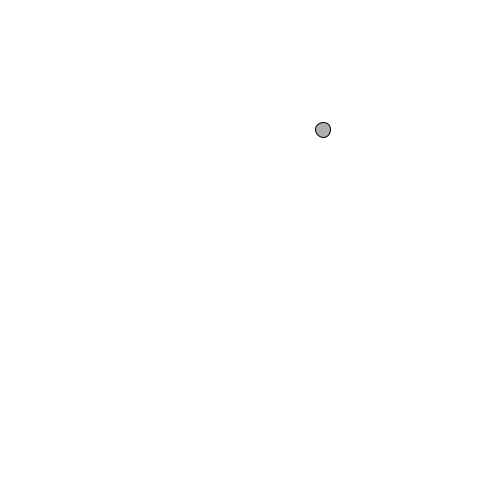
Frame 1 (no input)
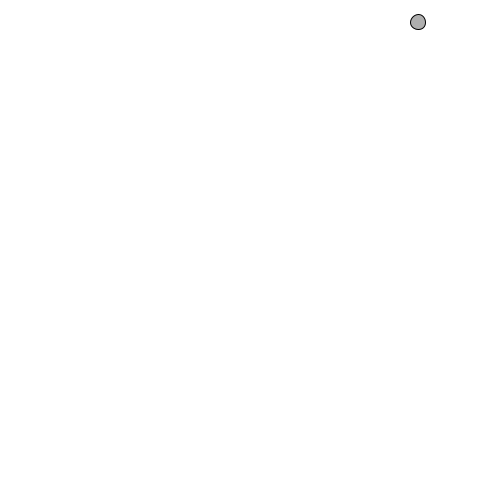
Frame 60 (the mouse pressed at the canvas centre just before this capture)
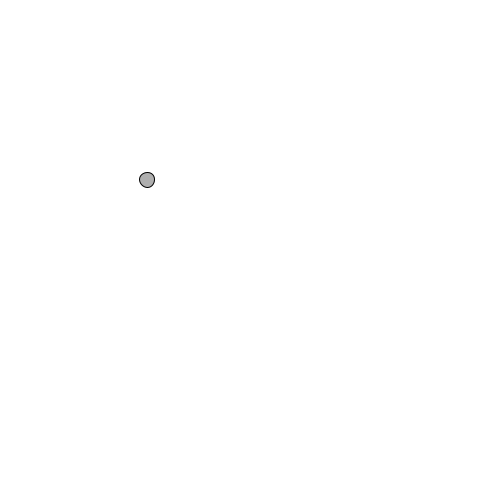
Frame 120 (the mouse held since frame 60 and released just before this capture)

The Processing sketch that drew these frames (run headless with seeded random() and noise(); from frame 60 on, the mouse is pressed at the canvas centre):

// Processing sketch: bouncingBall
// ── bouncingBall.pde
float posX;
float posY;
float directionX;
float directionY;

void setup()
{
  size(500, 500);
 
  stroke(0);
  fill(175);
 
  posX = random(0, width);
  posY = random(0, height);
 
  directionX = random(-5,5);
  directionY = random(-5,5);
}

void draw()
{
  background(255);
  drawBall();
  moveBall();
  bounceBall();
}

void drawBall()
{
  ellipse(posX, posY, 15, 15);
}

void moveBall()
{
  posX = posX + directionX;
  posY = posY + directionY;  
}

void bounceBall()
{
  if (( posX > width) || (posX < 0))
  {
    directionX = directionX * -1;
  }
  if ((posY > height) || (posY < 0))
  {
    directionY = directionY * -1;
  } 
}
